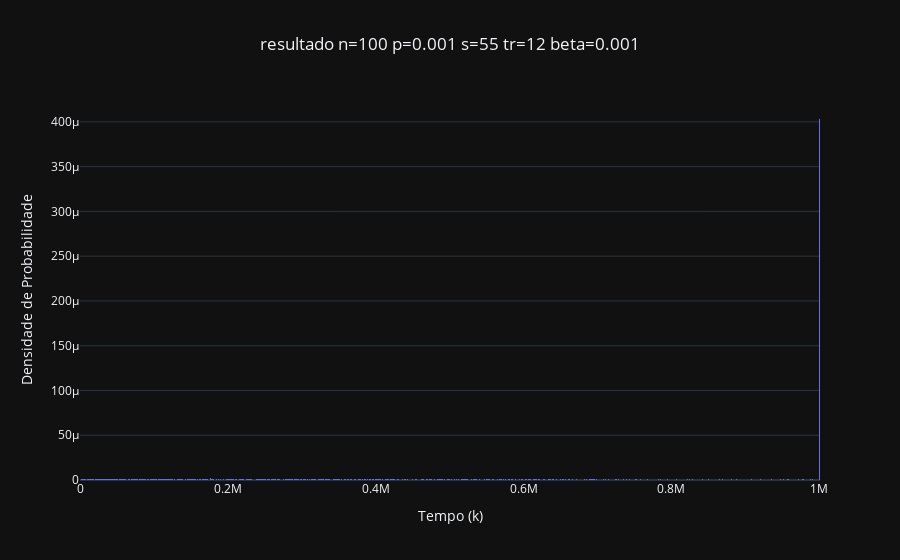

Notebook code for this chart:
### Code cell
demo1_s, demo1_sim = search_for_s_and_plot(100, 0.001, 12, 0.001, plot_max_cycles=1000000) # n, p, tr, beta

### Figure 1 — Plotly figure (JSON) as saved in the notebook; plotly's stock layout.template omitted (floating-point values rounded to 4 significant figures; data arrays with more than 128 entries replaced by an {"elided": "..."} marker saying what was removed)
{"data": [{"histnorm": "probability density", "name": "s=55", "type": "histogram", "x": {"elided": "10000 int values"}, "xbins": {"end": 1000001, "size": 1000, "start": 0}}], "layout": {"barmode": "group", "title": {"text": "resultado n=100 p=0.001 s=55 tr=12 beta=0.001", "x": 0.5, "xanchor": "center"}, "xaxis": {"title": {"text": "Tempo (k)"}}, "yaxis": {"title": {"text": "Densidade de Probabilidade"}}}}
